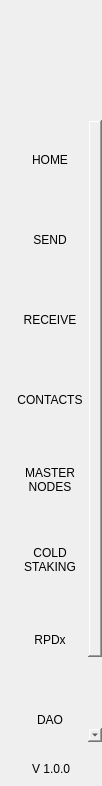
<?xml version="1.0" encoding="UTF-8"?>
<ui version="4.0">
 <class>NavMenuWidget</class>
 <widget class="QWidget" name="NavMenuWidget">
  <property name="geometry">
   <rect>
    <x>0</x>
    <y>0</y>
    <width>102</width>
    <height>786</height>
   </rect>
  </property>
  <property name="windowTitle">
   <string>Form</string>
  </property>
  <property name="styleSheet">
   <string notr="true">padding:0px;
border:none;
margin:0px;</string>
  </property>
  <layout class="QVBoxLayout" name="verticalLayout">
   <property name="spacing">
    <number>0</number>
   </property>
   <property name="leftMargin">
    <number>0</number>
   </property>
   <property name="topMargin">
    <number>0</number>
   </property>
   <property name="rightMargin">
    <number>0</number>
   </property>
   <property name="bottomMargin">
    <number>0</number>
   </property>
   <item>
    <widget class="QWidget" name="navContainer_2" native="true">
     <layout class="QVBoxLayout" name="navContainer" stretch="0,0,0,0">
      <property name="spacing">
       <number>0</number>
      </property>
      <property name="leftMargin">
       <number>0</number>
      </property>
      <property name="topMargin">
       <number>0</number>
      </property>
      <property name="rightMargin">
       <number>0</number>
      </property>
      <property name="bottomMargin">
       <number>10</number>
      </property>
      <item>
       <widget class="QPushButton" name="imgLogo">
        <property name="minimumSize">
         <size>
          <width>0</width>
          <height>120</height>
         </size>
        </property>
        <property name="focusPolicy">
         <enum>Qt::NoFocus</enum>
        </property>
        <property name="text">
         <string/>
        </property>
        <property name="iconSize">
         <size>
          <width>64</width>
          <height>64</height>
         </size>
        </property>
       </widget>
      </item>
      <item>
       <widget class="QScrollArea" name="scrollAreaNav">
        <property name="sizePolicy">
         <sizepolicy hsizetype="Expanding" vsizetype="Expanding">
          <horstretch>0</horstretch>
          <verstretch>0</verstretch>
         </sizepolicy>
        </property>
        <property name="minimumSize">
         <size>
          <width>0</width>
          <height>0</height>
         </size>
        </property>
        <property name="styleSheet">
         <string notr="true">QScrollBar {height:0px;width:0px;}#scrollAreaNav{background-color:transparent;}</string>
        </property>
        <property name="horizontalScrollBarPolicy">
         <enum>Qt::ScrollBarAlwaysOff</enum>
        </property>
        <property name="sizeAdjustPolicy">
         <enum>QAbstractScrollArea::AdjustToContents</enum>
        </property>
        <property name="widgetResizable">
         <bool>true</bool>
        </property>
        <property name="alignment">
         <set>Qt::AlignLeading|Qt::AlignLeft|Qt::AlignTop</set>
        </property>
        <widget class="QWidget" name="scrollAreaNavVert">
         <property name="geometry">
          <rect>
           <x>0</x>
           <y>0</y>
           <width>102</width>
           <height>640</height>
          </rect>
         </property>
         <property name="sizePolicy">
          <sizepolicy hsizetype="Preferred" vsizetype="Expanding">
           <horstretch>0</horstretch>
           <verstretch>0</verstretch>
          </sizepolicy>
         </property>
         <property name="minimumSize">
          <size>
           <width>0</width>
           <height>0</height>
          </size>
         </property>
         <property name="autoFillBackground">
          <bool>false</bool>
         </property>
         <property name="styleSheet">
          <string notr="true">#scrollAreaNavVert{background-color:transparent;}</string>
         </property>
         <layout class="QVBoxLayout" name="verticalLayout_3">
          <property name="spacing">
           <number>0</number>
          </property>
          <property name="sizeConstraint">
           <enum>QLayout::SetDefaultConstraint</enum>
          </property>
          <property name="leftMargin">
           <number>0</number>
          </property>
          <property name="topMargin">
           <number>0</number>
          </property>
          <property name="rightMargin">
           <number>0</number>
          </property>
          <property name="bottomMargin">
           <number>0</number>
          </property>
          <item>
           <widget class="QToolButton" name="btnDashboard">
            <property name="minimumSize">
             <size>
              <width>100</width>
              <height>80</height>
             </size>
            </property>
            <property name="text">
             <string>HOME</string>
            </property>
            <property name="iconSize">
             <size>
              <width>32</width>
              <height>32</height>
             </size>
            </property>
            <property name="checkable">
             <bool>true</bool>
            </property>
            <property name="autoExclusive">
             <bool>true</bool>
            </property>
           </widget>
          </item>
          <item>
           <widget class="QToolButton" name="btnSend">
            <property name="minimumSize">
             <size>
              <width>100</width>
              <height>80</height>
             </size>
            </property>
            <property name="text">
             <string>SEND</string>
            </property>
            <property name="iconSize">
             <size>
              <width>32</width>
              <height>32</height>
             </size>
            </property>
            <property name="checkable">
             <bool>true</bool>
            </property>
            <property name="autoExclusive">
             <bool>true</bool>
            </property>
           </widget>
          </item>
          <item>
           <widget class="QToolButton" name="btnReceive">
            <property name="minimumSize">
             <size>
              <width>100</width>
              <height>80</height>
             </size>
            </property>
            <property name="text">
             <string>RECEIVE</string>
            </property>
            <property name="iconSize">
             <size>
              <width>32</width>
             <height>32</height>
            </size>
            </property>
              <property name="checkable">
             <bool>true</bool>
            </property>
            <property name="autoExclusive">
             <bool>true</bool>
            </property>
           </widget>
          </item>
          <item>
           <widget class="QToolButton" name="btnAddress">
            <property name="minimumSize">
             <size>
              <width>100</width>
              <height>80</height>
             </size>
            </property>
            <property name="text">
             <string>CONTACTS</string>
            </property>
            <property name="iconSize">
             <size>
              <width>32</width>
              <height>32</height>
             </size>
            </property>
            <property name="checkable">
             <bool>true</bool>
            </property>
            <property name="autoExclusive">
             <bool>true</bool>
            </property>
           </widget>
          </item>
          <item>
           <widget class="QToolButton" name="btnMaster">
            <property name="minimumSize">
             <size>
              <width>100</width>
              <height>80</height>
             </size>
            </property>
            <property name="text">
             <string>MASTER
NODES</string>
            </property>
            <property name="iconSize">
             <size>
              <width>32</width>
              <height>32</height>
             </size>
            </property>
            <property name="checkable">
             <bool>true</bool>
            </property>
            <property name="autoExclusive">
             <bool>true</bool>
            </property>
           </widget>
          </item>
          <item>
           <widget class="QToolButton" name="btnColdStaking">
            <property name="minimumSize">
             <size>
              <width>100</width>
              <height>80</height>
             </size>
            </property>
            <property name="text">
             <string>COLD
STAKING</string>
            </property>
            <property name="iconSize">
             <size>
              <width>32</width>
              <height>32</height>
             </size>
            </property>
            <property name="checkable">
             <bool>true</bool>
            </property>
            <property name="autoExclusive">
             <bool>true</bool>
            </property>
           </widget>
          </item>
          <item>
           <widget class="QToolButton" name="btnTokens">
            <property name="minimumSize">
             <size>
              <width>100</width>
              <height>80</height>
             </size>
            </property>
            <property name="text">
             <string>RPDx</string>
            </property>
            <property name="iconSize">
             <size>
              <width>32</width>
              <height>32</height>
             </size>
            </property>
            <property name="checkable">
             <bool>true</bool>
            </property>
            <property name="autoExclusive">
             <bool>true</bool>
            </property>
           </widget>
          </item>
          <item>
           <widget class="QToolButton" name="btnGovernance">
            <property name="minimumSize">
             <size>
              <width>100</width>
              <height>80</height>
             </size>
            </property>
            <property name="text">
             <string>DAO</string>
            </property>
            <property name="iconSize">
             <size>
              <width>36</width>
              <height>36</height>
             </size>
            </property>
            <property name="checkable">
             <bool>true</bool>
            </property>
            <property name="autoExclusive">
             <bool>true</bool>
            </property>
           </widget>
          </item>
           <item>
            <widget class="QToolButton" name="btnSettings">
             <property name="minimumSize">
              <size>
             <width>100</width>
             <height>80</height>
            </size>
           </property>
           <property name="text">
            <string>SETTINGS</string>
           </property>
           <property name="iconSize">
            <size>
             <width>32</width>
             <height>32</height>
            </size>
           </property>
           <property name="checkable">
            <bool>true</bool>
           </property>
           <property name="autoExclusive">
            <bool>true</bool>
            </property>
           </widget>
          </item>
         </layout>
        </widget>
       </widget>
      </item>
      <item>
       <spacer name="verticalSpacer">
        <property name="orientation">
         <enum>Qt::Vertical</enum>
        </property>
        <property name="sizeType">
         <enum>QSizePolicy::Minimum</enum>
        </property>
        <property name="sizeHint" stdset="0">
         <size>
          <width>20</width>
          <height>20</height>
         </size>
        </property>
       </spacer>
      </item>
      <item alignment="Qt::AlignHCenter">
       <widget class="QLabel" name="labelVersion">
        <property name="maximumSize">
         <size>
          <width>16777215</width>
          <height>60</height>
         </size>
        </property>
        <property name="text">
         <string>V 1.0.0</string>
        </property>
        <property name="alignment">
         <set>Qt::AlignBottom|Qt::AlignHCenter</set>
        </property>
       </widget>
      </item>
     </layout>
    </widget>
   </item>
  </layout>
 </widget>
 <resources/>
 <connections/>
</ui>
